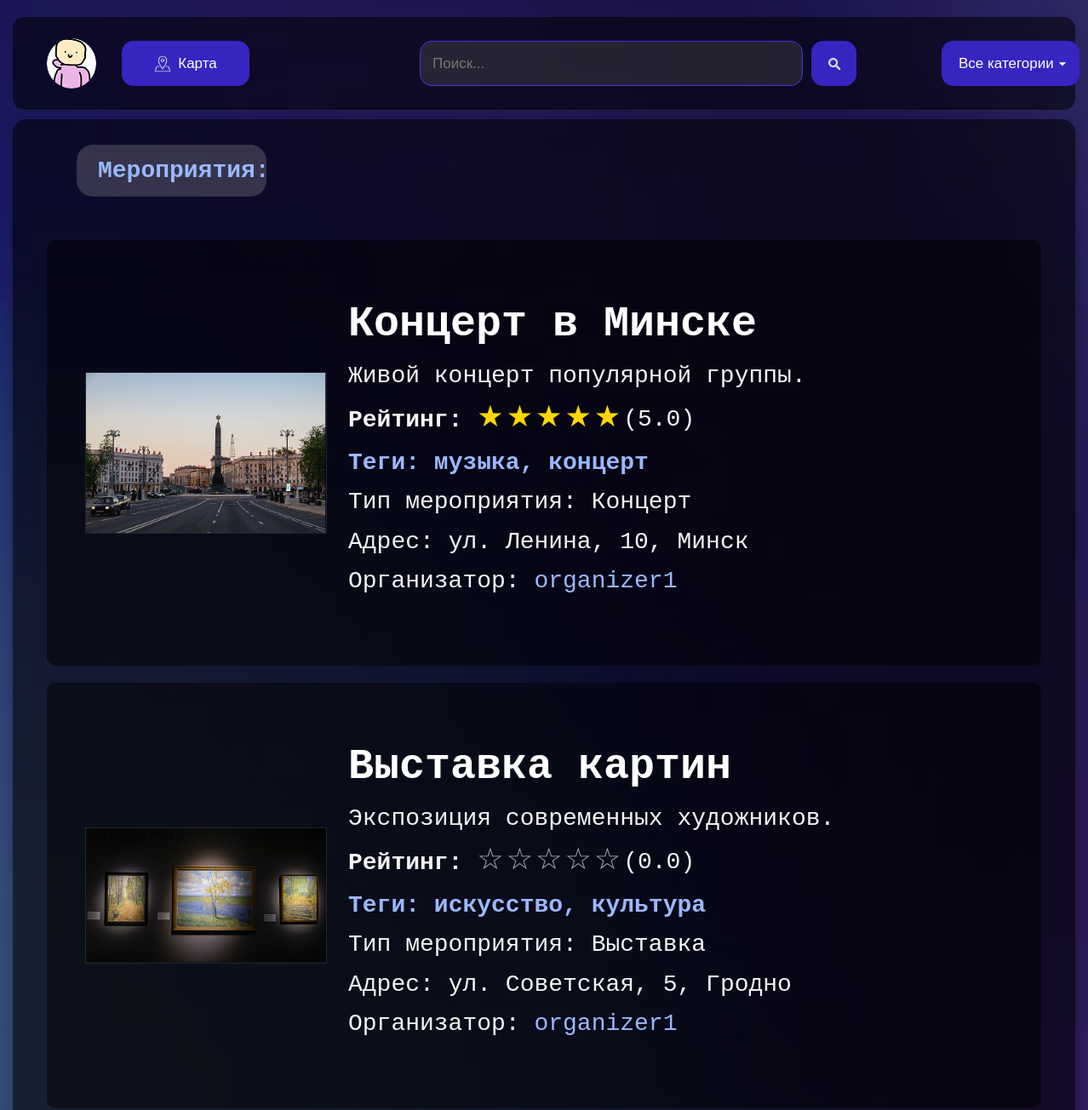
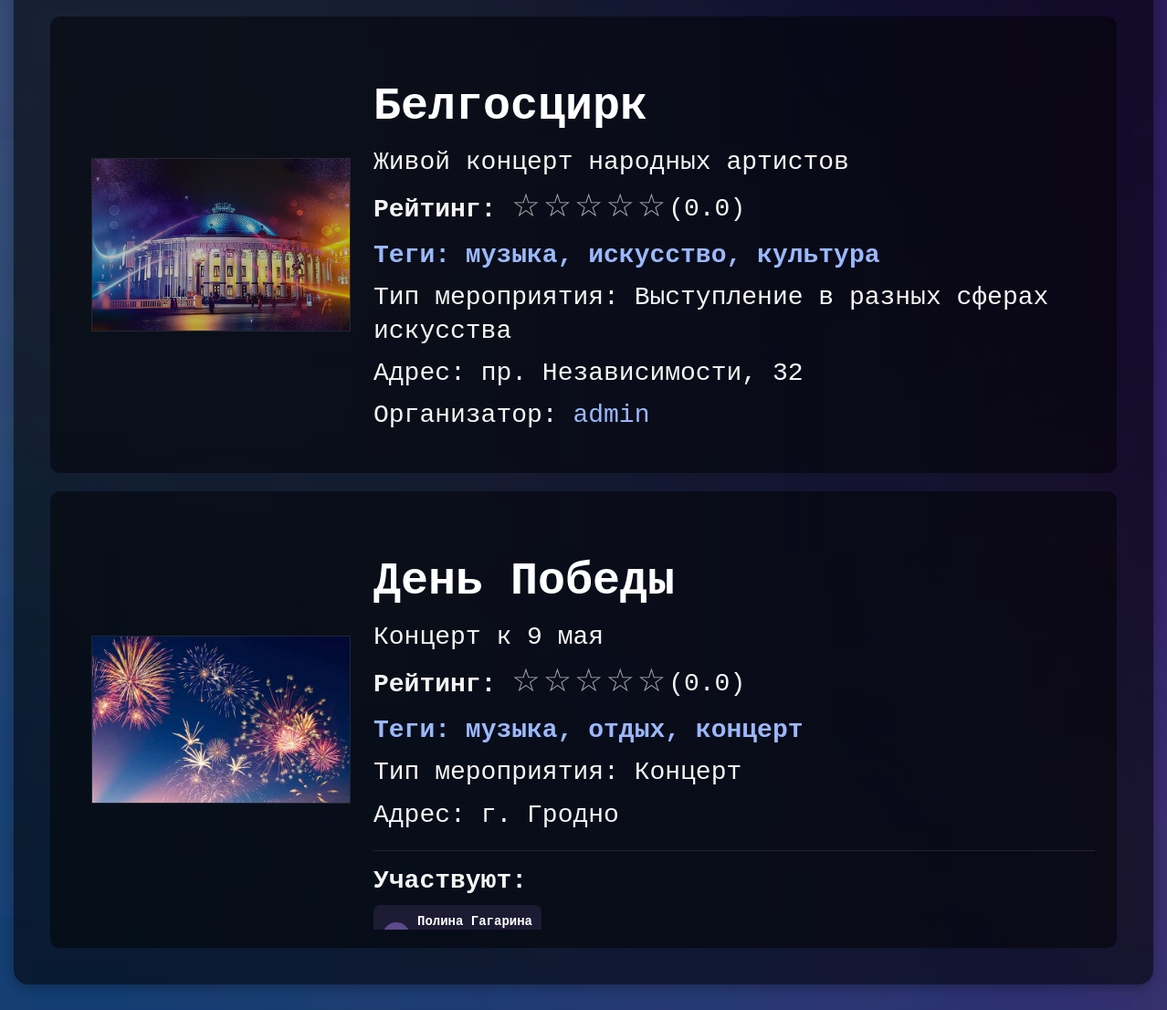
The page / on the database its author committed (2 pictures, top to bottom).
### app.py (models this page shows, shortened)
class Event(db.Model):
    id = db.Column(db.Integer, primary_key=True)
    title = db.Column(db.String(100), nullable=False)
    description = db.Column(db.Text, nullable=False)
    organizer_id = db.Column(db.Integer, db.ForeignKey('user.id'), nullable=False)
    format = db.Column(db.String(20), nullable=False)
    location = db.Column(db.String(200))
    date_time = db.Column(db.DateTime, nullable=False)
    duration = db.Column(db.Integer, nullable=False)
    image_url = db.Column(db.String(200))
    lat = db.Column(db.Float)
    lng = db.Column(db.Float)
    event_type = db.Column(db.String(50))
    created_at = db.Column(db.DateTime, default=datetime.utcnow)
    is_active = db.Column(db.Boolean, default=True)
    organizer = db.relationship('User', backref='events')
    tags = db.relationship('Tag', secondary='event_tag', backref='events')
    reviews = db.relationship('EventReview', back_populates='event', lazy=True)
    @hybrid_property
    def avg_rating(self):
        reviews_list = db.session.query(EventReview).filter(EventReview.event_id == self.id).all()
        if not reviews_list:
            return 0
        return sum(review.rating for review in reviews_list) / len(reviews_list)

class EventReview(db.Model):
    id = db.Column(db.Integer, primary_key=True)
    event_id = db.Column(db.Integer, db.ForeignKey('event.id'), nullable=False)
    user_id = db.Column(db.Integer, db.ForeignKey('user.id'), nullable=False)
    rating = db.Column(db.Integer, nullable=False)  # от 1 до 5
    comment = db.Column(db.Text)
    created_at = db.Column(db.DateTime, default=datetime.utcnow)
    event = db.relationship('Event', back_populates='reviews')
    user = db.relationship('User', backref=db.backref('event_reviews', lazy='dynamic'))

class User(db.Model):
    id = db.Column(db.Integer, primary_key=True)
    username = db.Column(db.String(50), unique=True, nullable=False)
    email = db.Column(db.String(100), unique=True, nullable=False)
    password = db.Column(db.String(100), nullable=False)
    role = db.Column(db.String(20), nullable=False, default='participant')
    is_admin = db.Column(db.Boolean, default=False)
    @hybrid_property
    def avg_rating(self):
        reviews = OrganizerReview.query.filter_by(organizer_id=self.id).all()
        if not reviews:
            return 0
        return sum(review.rating for review in reviews) / len(reviews)

class Celebrity(db.Model):
    id = db.Column(db.Integer, primary_key=True)
    name = db.Column(db.String(100), nullable=False)
    description = db.Column(db.Text)
    image_url = db.Column(db.String(200))
    is_verified = db.Column(db.Boolean, default=False)
    created_at = db.Column(db.DateTime, default=datetime.utcnow)
    events = db.relationship('Event', secondary='event_celebrity', backref='celebrities')

### app.py (the view, shortened to what this page needs)
@app.route('/')
def home():
    search_query = request.args.get('search', '')
    selected_tag = request.args.get('tag', '')
    query = db.session.query(Event).filter(Event.is_active == True)
    if selected_tag:
        tag = Tag.query.filter_by(name=selected_tag).first()
        if tag:
            query = query.join(EventTag).filter(EventTag.tag_id == tag.id)
    posts = query.order_by(Event.date_time.asc()).all()
    tags = Tag.query.all()
    recommended_events = []
    events_with_celebrities = {}
    for event in posts + recommended_events:
        if event.celebrities:
            events_with_celebrities[event.id] = {
                'celebrities': [
                    {
                        'name': celeb.name,
                        'image': celeb.image_url,
                        'role': next((ec.role for ec in EventCelebrity.query.filter_by(
                            event_id=event.id, celebrity_id=celeb.id).all()), '')
                    } for celeb in event.celebrities
                ]
            }
    return render_template('index.html',
                           posts=posts,
                           tags=tags,
                           selected_tag=selected_tag,
                           search_query=search_query,
                           recommended_events=recommended_events,
                           events_with_celebrities=events_with_celebrities)

### templates/index.html (shortened to what this page needs)
<!DOCTYPE html>
<html lang="ru">
<head>
    <link rel="stylesheet" href="{{ url_for('static', filename='styles.css') }}">
</head>
<body>
<div class="header">
    <div class="user-container" id="userContainer">
        <div class="user-circle"></div>
    </div>
    <div class="menu-buttons">
        <a href="{{ url_for('show_map') }}" class="menu-btn map-btn">
            <img src="{{ url_for('static', filename='images/map.png') }}" alt="Карта" class="icon">
            Карта
        </a>
        <div class="search-container">
            <form method="GET" action="/" class="search-form">
                <input class="search-input" type="text" name="search" placeholder="Поиск..."
                       value="{{ search_query|default('') }}">
                <button class="search-btn menu-btn" type="submit">
                    <img src="{{ url_for('static', filename='images/search.png') }}" alt="Поиск" class="icon">
                </button>
            </form>
        </div>
        <form method="GET" action="/" style="display: inline;">
            <select name="tag" class="menu-btn" onchange="this.form.submit()">
                <option value="">Все категории</option>
            </select>
        </form>
    </div>
</div>
<div class="posts-wrapper">
    <div style="display: flex; align-items: center; margin: 10px 0 31px 55px;">
        <div class="posts-header" style="width: 15%; padding: 15px 25px; margin: 0; text-align: center;">
            <h2 style="margin: 0; white-space: nowrap; color: #9BB8FF; font-size: 28px; font-weight: 700;">
                Мероприятия:</h2>
        </div>
    </div>
    <div class="posts-container">
        {% for post in posts %}
            <div class="post" onclick="showModal(
                    '{{ post.title }}',
                    '{{ post.description }}',
                    '{{ post.location }}',
                    '{{ post.tags|map(attribute="name")|join(", ") }}',
                    '{{ post.event_type }}',
                    {{ post.lat|default(0) }},
                    {{ post.lng|default(0) }},
                    '{% if post.title == "Концерт в Минске" %}{{ url_for("static", filename="images/event1.png") }}{% elif post.title == "Выставка картин" %}{{ url_for("static", filename="images/event2.png") }}{% elif post.image_url %}{{ url_for("static", filename="uploads/" + post.image_url.split("/")[-1]) }}{% else %}{{ url_for("static", filename="images/default-event.jpg") }}{% endif %}',
                    '{{ post.organizer.username }}',
                    {{ post.organizer.id }},
                    '{{ post.date_time.strftime("%Y-%m-%d %H:%M") }}',
                    {{ post.id }},
                    {% if post.id in events_with_celebrities %}
                        {{ events_with_celebrities[post.id]['celebrities']|tojson }}
                    {% else %}
                        null
                    {% endif %}
                    )">
                <img class="post-image"
                     src="{% if post.title == 'Концерт в Минске' %}
                             {{ url_for('static', filename='images/event1.png') }}
                          {% elif post.title == 'Выставка картин' %}
                             {{ url_for('static', filename='images/event2.png') }}
                          {% elif post.image_url %}
                             {{ url_for('static', filename='uploads/' + post.image_url.split('/')[-1]) }}
                          {% else %}
                             {{ url_for('static', filename='images/default-event.jpg') }}
                          {% endif %}"
                     alt="{{ post.title }}">
                <div class="post-content">
                    <h3>{{ post.title }}</h3>
                    <p>{{ post.description|truncate(100) }}</p>
                    <p><strong>Рейтинг:</strong>
                        <span class="rating">
                            {% for i in range(5) %}
                                {% if i < (post.avg_rating|int) %}
                                    <span class="star filled">★</span>
                                {% else %}
                                    <span class="star">☆</span>
                                {% endif %}
                            {% endfor %}
                            ({{ "%.1f"|format(post.avg_rating) }})
                        </span>
                    </p>
                    <p class="tags" style="color: #9BB8FF; font-weight: bold;">
                        Теги: {{ post.tags|map(attribute='name')|join(', ') }}
                    </p>
                    <p>Тип мероприятия: {{ post.event_type }}</p>
                    <p>Адрес: {{ post.location }}</p>
                    {% if post.id in events_with_celebrities %}
                        <div class="event-celebrities">
                            <p><strong>Участвуют:</strong></p>
                            <div class="celebrities-list">
                                {% for celebrity in events_with_celebrities[post.id]['celebrities'] %}
                                    <div class="celebrity-item">
                                        {% if celebrity.image %}
                                            <img src="{{ celebrity.image }}" alt="{{ celebrity.name }}"
                                                 class="celebrity-image">
                                        {% else %}
                                            <div class="celebrity-avatar">{{ celebrity.name[0] | upper }}</div>
                                        {% endif %}
                                        <div class="celebrity-info">
                                            <div class="celebrity-name">{{ celebrity.name }}</div>
                                        </div>
                                    </div>
                                {% endfor %}
                            </div>
                        </div>
                    {% endif %}
                    <p>
                        Организатор:
                        <a href="{{ url_for('organizer_profile', organizer_id=post.organizer.id) }}"
                           class="organizer-link"
                           onclick="event.stopPropagation()"
                           style="color: #9BB8FF; text-decoration: none;">
                            {{ post.organizer.username }}
                        </a>
                    </p>
                </div>
            </div>
        {% endfor %}
    </div>
</div>
</body>
</html>

### rows shown on the page
Event: shows a picture, title "Концерт в Минске", description "Живой концерт популярной группы.", tags|map "музыка, концерт", event_type "Концерт", location "ул. Ленина, 10, Минск", organizer.username "organizer1"
EventReview: avg_rating "5.0"
Event: shows a picture, title "Выставка картин", description "Экспозиция современных художников.", avg_rating "0.0", tags|map "искусство, культура", event_type "Выставка", location "ул. Советская, 5, Гродно", organizer.username "organizer1"
Event: image_url+title (picture), title "Белгосцирк", description "Живой концерт народных артистов", avg_rating "0.0", tags|map "музыка, искусство, культура", event_type "Выступление в разных сферах искусства", location "пр. Независимости, 32", organizer.username "admin"
Event: image_url+title (picture), title "День Победы", description "Концерт к 9 мая", avg_rating "0.0", tags|map "музыка, отдых, концерт", event_type "Концерт", location "г. Гродно"
Celebrity: name "Полина Гагарина"
